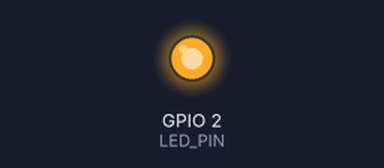
A sketch run on a simulated ESP32. On the bench: output pins drawn as LEDs (lit = HIGH).

Above: at 0.15 s.
At 5.7 s:
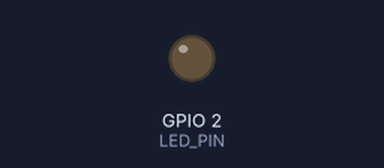
Timing chart, 0 to 6.9 s (numbered marks = the images above):
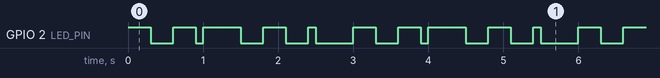

Measured:
- by itself, GPIO 2 (LED_PIN): repeats every 3.0 s: LOW 0.30 s, HIGH 0.30 s, LOW 0.10 s, HIGH 0.50 s, LOW 0.30 s, HIGH 0.30 s, LOW 0.30 s, HIGH 0.10 s, LOW 0.50 s, HIGH 0.30 s
- by itself, everything shown: repeats every 3.0 s, in 10 steps

The sketch:

Part3_2.ino
```cpp
#if CONFIG_FREERTOS_UNICORE
  static const BaseType_t app_cpu = 0;
#else
  static const BaseType_t app_cpu = 1;
#endif

//Task handles
static TaskHandle_t task_1 =NULL;
static TaskHandle_t task_2 =NULL;

// Pins
static const int LED_PIN = LED_BUILTIN;


//*****************************************************************************
// Tasks

// Task1: Blink LED for 500ms
void task1(void *parameter) {
  while (1) {
    digitalWrite(LED_PIN, HIGH);
    vTaskDelay(500/ portTICK_PERIOD_MS);
    digitalWrite(LED_PIN, LOW);
    vTaskDelay(500 / portTICK_PERIOD_MS);
  }
}

// Task2: Blink LED for 500ms
void task2(void *parameter) {
  while (1) {
    digitalWrite(LED_PIN, HIGH);
    vTaskDelay(300/ portTICK_PERIOD_MS);
    digitalWrite(LED_PIN, LOW);
    vTaskDelay(300 / portTICK_PERIOD_MS);
  }
}


//*****************************************************************************
// Main

void setup() {

  // Configure pin
  pinMode(LED_PIN, OUTPUT);


  // Start to Blink LED for 500ms
  xTaskCreatePinnedToCore(  // Use xTaskCreate() in vanilla FreeRTOS
            task1,          // Function to be called
            "Task 1",       // Name of task
            1024,           // Stack size (bytes in ESP32, words in FreeRTOS)
            NULL,           // Parameter to pass
            1,              // Task priority
            NULL,           // Task handle
            app_cpu);       // Run on one core for demo purposes (ESP32 only)

  // Start to Blink LED for 300ms
  xTaskCreatePinnedToCore(  // Use xTaskCreate() in vanilla FreeRTOS
            task2,          // Function to be called
            "Task 2",       // Name of task
            1024,           // Stack size (bytes in ESP32, words in FreeRTOS)
            NULL,           // Parameter to pass
            1,              // Task priority (must be same to prevent lockup)
            NULL,           // Task handle
            app_cpu);       // Run on one core for demo purposes (ESP32 only)

  // Delete "setup and loop" task
  vTaskDelete(NULL);
}

void loop() {
  // Execution should never get here
}
```
